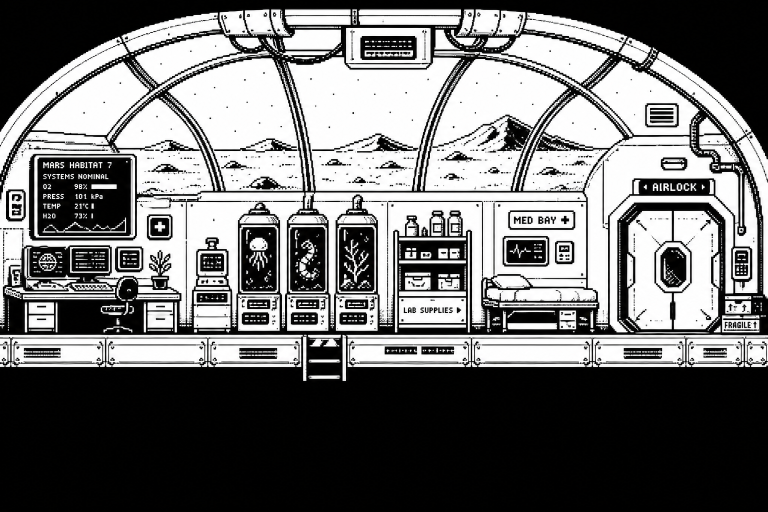
#> input picture tools/ai_raw/world_lab.png, 1536 x 1024 px (shown at 1/2 size); its folder holds 8 pictures in this run
$ python ai_convert.py
#> lines starting #> are read from the running program, lines starting #| are printed output that depends on the picture; after the words box and inside, x2 and y2 are one past the last pixel; in counts of white or black regions, pixels touching at a corner belong together
"""Deterministic converter for the AI-generated art in tools/ai_raw/.

Raw assets are generated with a frontier image model (see
.agents/skills/ai-art/SKILL.md for the prompts and workflow):

- character sheets: 2x2 grids on solid magenta (#FF00FF), cells are
  idle + three right-facing walk frames;
- scene backdrops: 1536x1024 monochrome side-scroller scenes.

This script is the deterministic half of the pipeline (chroma-key,
crop, downscale, 1-bit threshold, halo, sheet assembly):

  scenes/scene-*.png       400x240 1-bit backdrops

Characters are not drawn as frames any more: they are part rigs built by
tools/ai_rig.py.

Requires Pillow.  Run: python3 tools/ai_convert.py
"""

import os

from PIL import Image, ImageFilter

ROOT = os.path.dirname(os.path.dirname(os.path.abspath(__file__)))
RAW = os.path.join(ROOT, "tools", "ai_raw")
IMAGES = os.path.join(ROOT, "source", "images")

SPRITE_H = 96  # body height before 1px halo padding
BLACK = 120  # luminance threshold for interior black detail


# [115 lines left out: functions extract_cells, extract_sprite, keep_largest_component, sheet, not called in this run]


def scene(src, name):
#> called with src = 'world_lab.png', name = 'lab'
    im = Image.open(os.path.join(RAW, src)).convert("L") \
        .resize((400, 240), Image.LANCZOS)
    im = im.point(lambda v: 255 if v >= 128 else 0).convert("1")
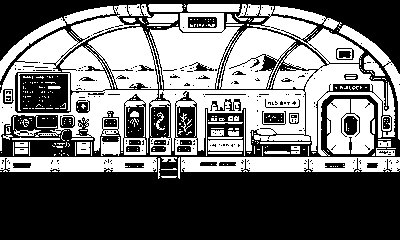
#> im: PIL image 400x240 1; 44.8% white; 321 white regions (267 under 20 px), largest, box (x1, y1, x2, y2) and area: (0, 4, 395, 156) 20579, (149, 13, 240, 89) 4206, (181, 157, 400, 172) 2851
    out = os.path.join(IMAGES, "scenes", "scene-%s.png" % name)
    im.save(out)
    print("wrote", out)


def main():
    os.makedirs(os.path.join(IMAGES, "scenes"), exist_ok=True)
    # characters come from the part rigs: python3 tools/ai_rig.py
    scene("world_lab.png", "lab")
    scene("world_colony.png", "colony")
#> call 2 of scene, with src = 'world_colony.png', name = 'colony'
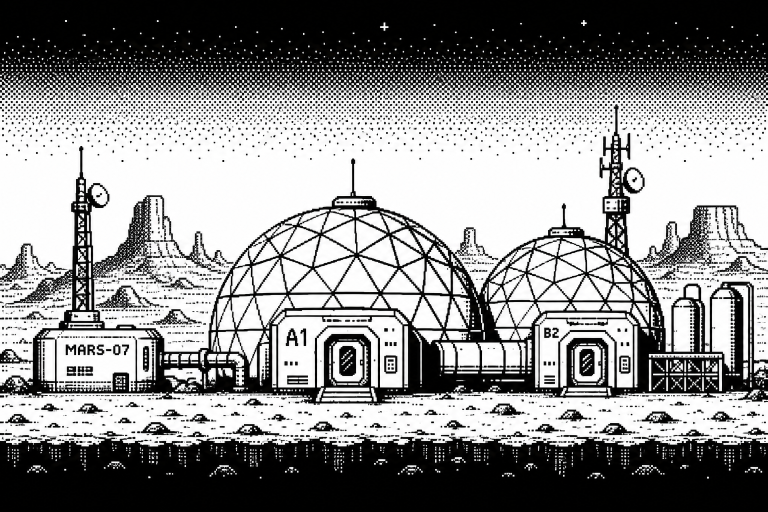
#> input picture tools/ai_raw/world_colony.png, 1536 x 1024 px (shown at 1/2 size)
#> in scene (call 2), `im = im.point(lambda v: 255 if v >= 128 else 0).convert("1")`: im: PIL image 400x240 1; 54.9% white; 771 black regions (735 under 20 px), largest, box (x1, y1, x2, y2) and area: (0, 0, 400, 48) 16221, (0, 201, 400, 240) 13011, (0, 49, 400, 190) 10880
    scene("world_flats.png", "flats")
#> call 3 of scene, with src = 'world_flats.png', name = 'flats'
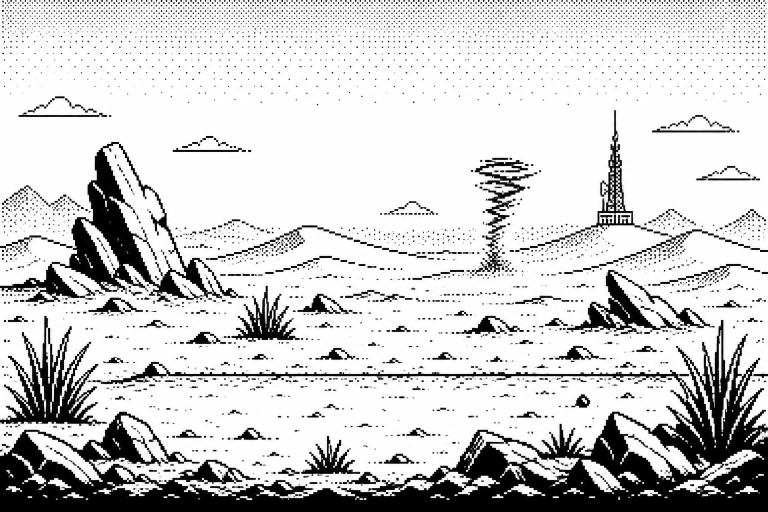
#> input picture tools/ai_raw/world_flats.png, 1536 x 1024 px (shown at 1/2 size)
#> in scene (call 3), `im = im.point(lambda v: 255 if v >= 128 else 0).convert("1")`:
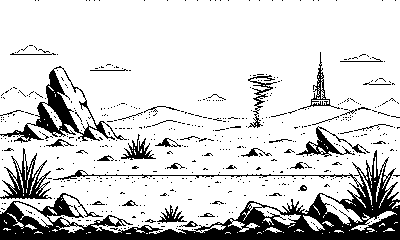
#> im: PIL image 400x240 1; 82.7% white; 547 black regions (510 under 20 px), largest, box (x1, y1, x2, y2) and area: (0, 150, 400, 240) 9769, (0, 66, 127, 143) 1866, (0, 148, 52, 199) 937
    scene("world_canyon.png", "canyon")
#> call 4 of scene, with src = 'world_canyon.png', name = 'canyon'
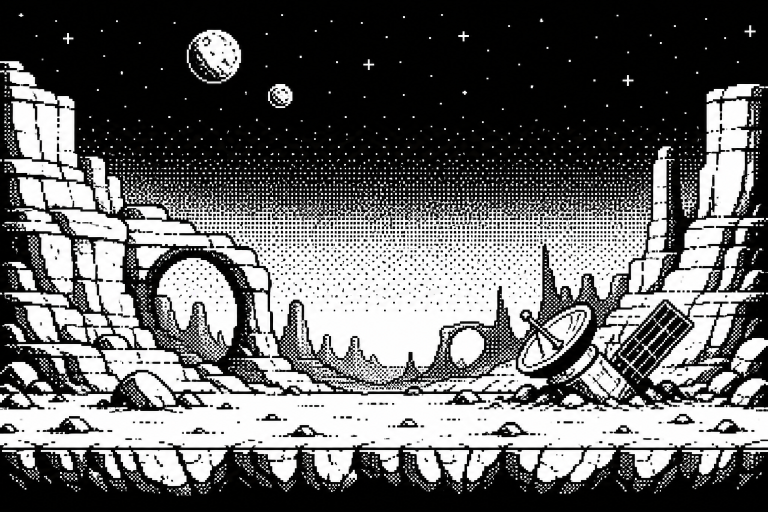
#> input picture tools/ai_raw/world_canyon.png, 1536 x 1024 px (shown at 1/2 size)
#> in scene (call 4), `im = Image.open(os.path.join(RAW, src)).convert("L") \ .resize((400, 2..`:
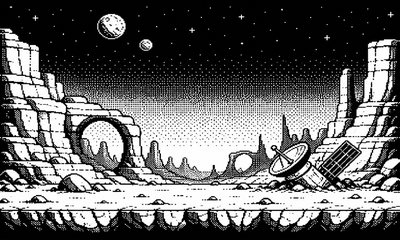
#> im: PIL image 400x240 L; min 0, max 255, mean 103
#> in scene (call 4), `im = im.point(lambda v: 255 if v >= 128 else 0).convert("1")`:
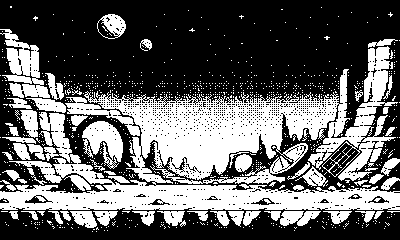
#> im: PIL image 400x240 1; 39.3% white; 914 white regions (855 under 20 px), largest, box (x1, y1, x2, y2) and area: (0, 46, 400, 210) 25975, (0, 29, 50, 98) 1642, (82, 121, 123, 169) 1133


if __name__ == "__main__":
    main()
